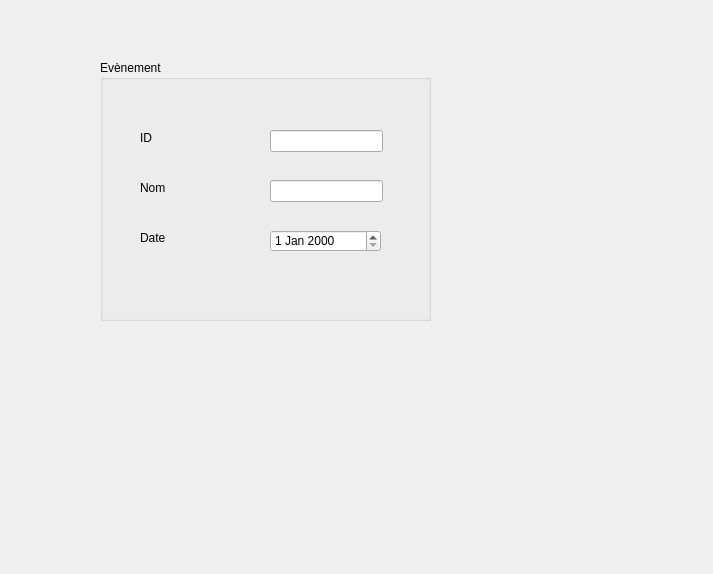
<?xml version="1.0" encoding="UTF-8"?>
<ui version="4.0">
 <class>Dialog</class>
 <widget class="QDialog" name="Dialog">
  <property name="geometry">
   <rect>
    <x>0</x>
    <y>0</y>
    <width>713</width>
    <height>574</height>
   </rect>
  </property>
  <property name="windowTitle">
   <string>Afficher les évènements</string>
  </property>
  <widget class="QGroupBox" name="groupBox">
   <property name="geometry">
    <rect>
     <x>100</x>
     <y>60</y>
     <width>331</width>
     <height>261</height>
    </rect>
   </property>
   <property name="title">
    <string>Evènement</string>
   </property>
   <widget class="QLabel" name="label">
    <property name="geometry">
     <rect>
      <x>40</x>
      <y>70</y>
      <width>56</width>
      <height>16</height>
     </rect>
    </property>
    <property name="text">
     <string>ID</string>
    </property>
   </widget>
   <widget class="QLabel" name="label_2">
    <property name="geometry">
     <rect>
      <x>40</x>
      <y>120</y>
      <width>56</width>
      <height>16</height>
     </rect>
    </property>
    <property name="text">
     <string>Nom</string>
    </property>
   </widget>
   <widget class="QLabel" name="label_4">
    <property name="geometry">
     <rect>
      <x>40</x>
      <y>170</y>
      <width>56</width>
      <height>16</height>
     </rect>
    </property>
    <property name="text">
     <string>Date</string>
    </property>
   </widget>
   <widget class="QLineEdit" name="lineEdit_IDD">
    <property name="geometry">
     <rect>
      <x>170</x>
      <y>70</y>
      <width>113</width>
      <height>22</height>
     </rect>
    </property>
   </widget>
  </widget>
  <widget class="QLineEdit" name="lineEdit_NomD">
   <property name="geometry">
    <rect>
     <x>270</x>
     <y>180</y>
     <width>113</width>
     <height>22</height>
    </rect>
   </property>
  </widget>
  <widget class="QDateEdit" name="dateEditD">
   <property name="geometry">
    <rect>
     <x>270</x>
     <y>230</y>
     <width>111</width>
     <height>22</height>
    </rect>
   </property>
  </widget>
 </widget>
 <resources/>
 <connections/>
</ui>
